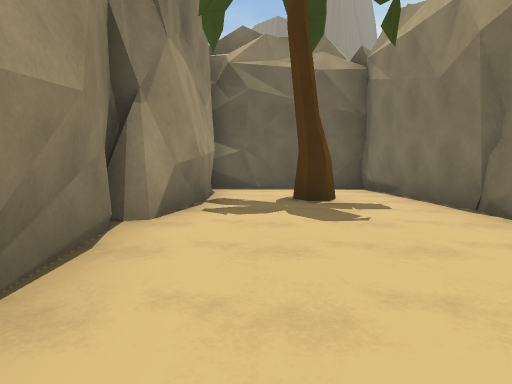
View 1 (above)

24 first-person views from a walk through a Unity game level. The camera is 1.2 m above the floor, tilts 6° down and sees 75° across. The floor is counted in squares, 2 m on a side. Each view is taken from the middle of a square. On the plan, view 1 faces up. The plan holds only what a view shows up to about 10 squares ahead; the rest is blank. The place goes on beyond the plan. The player character is not drawn. Some surface patterns are stand-ins.

View 2
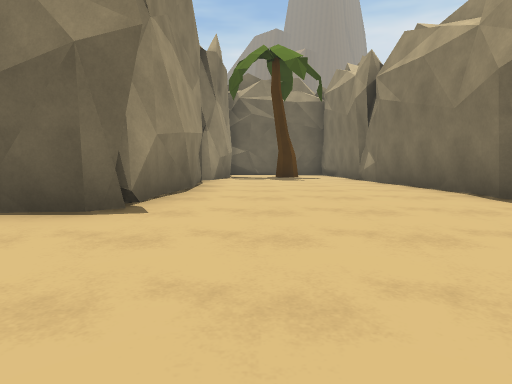

View 3
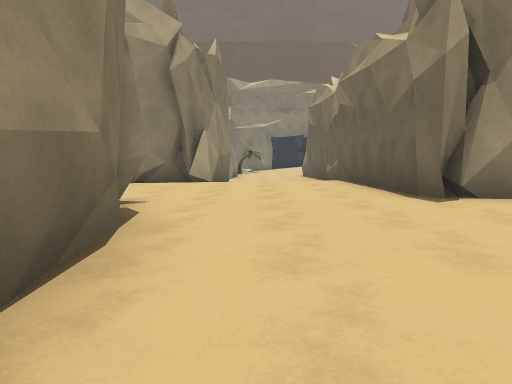

View 4
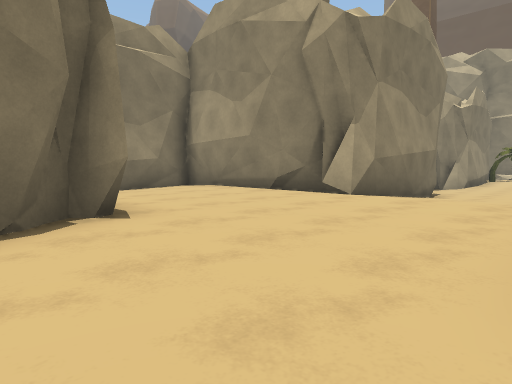

View 5
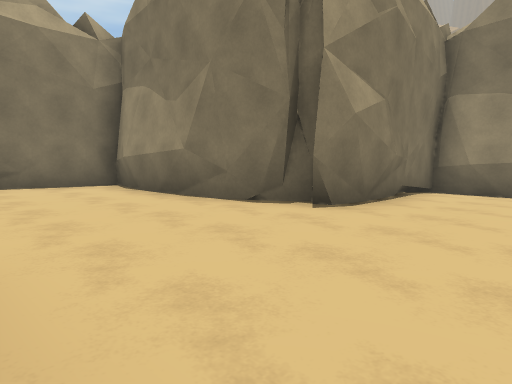

View 6
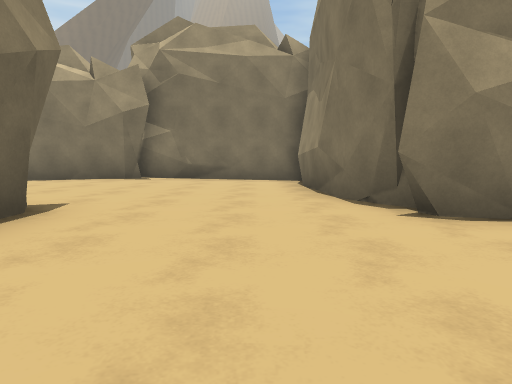

View 7
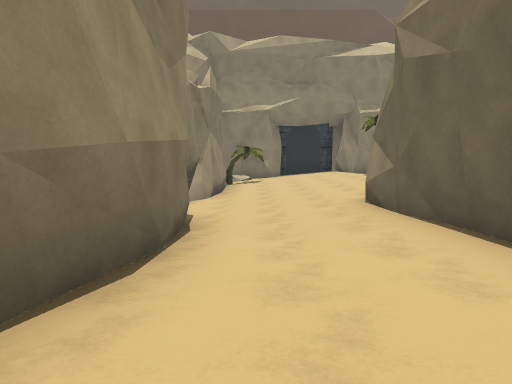

View 8
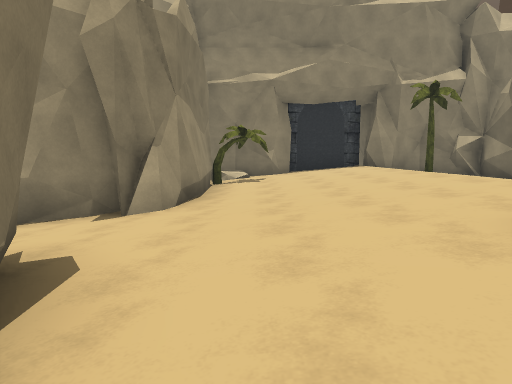

View 9
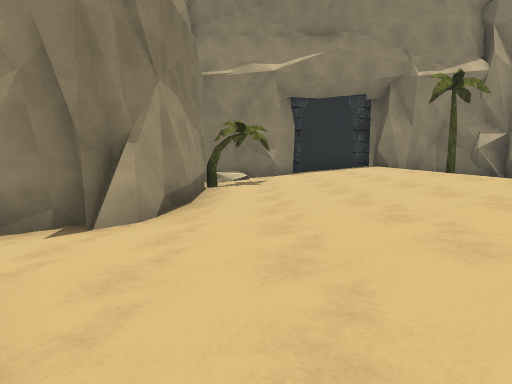

View 10
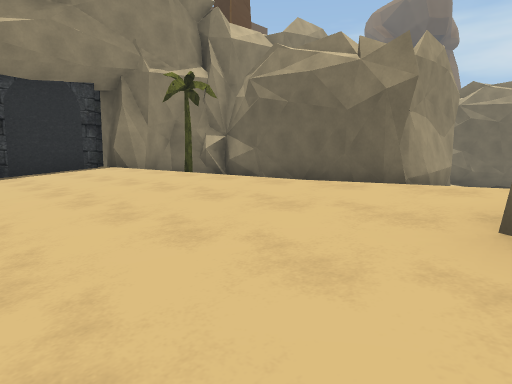

View 11
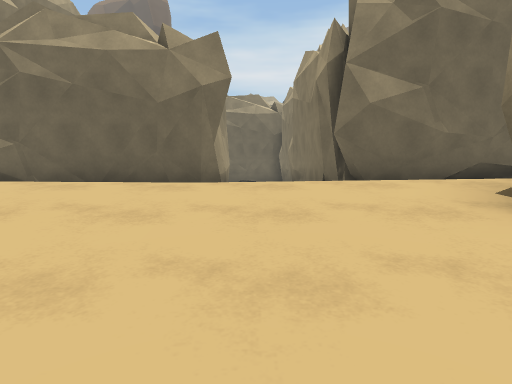

View 12
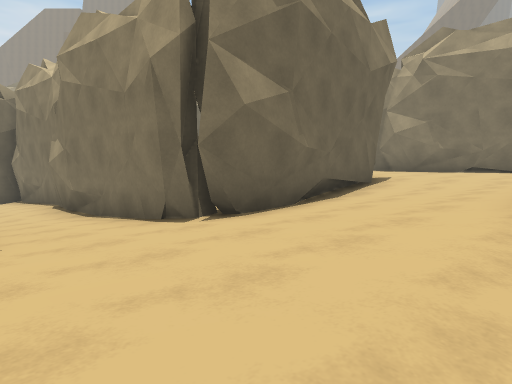

View 13
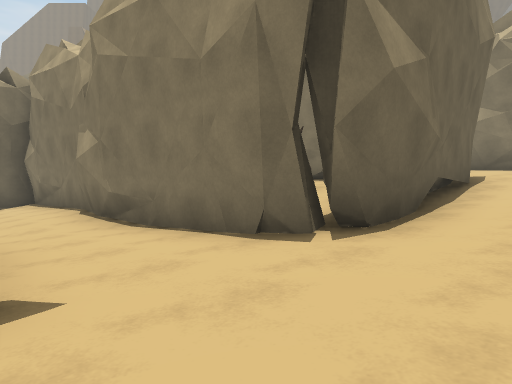

View 14
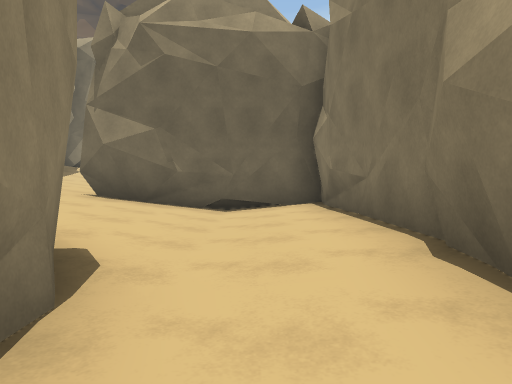

View 15
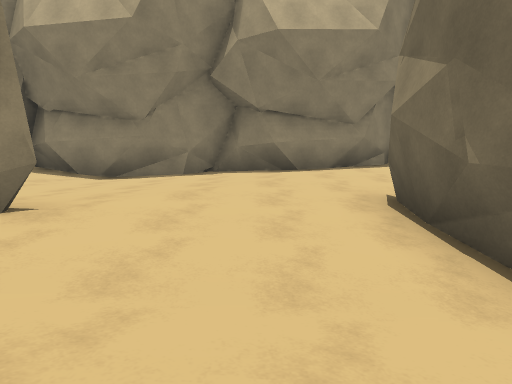

View 16
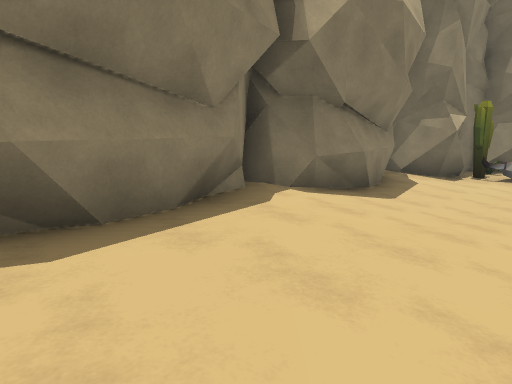

View 17
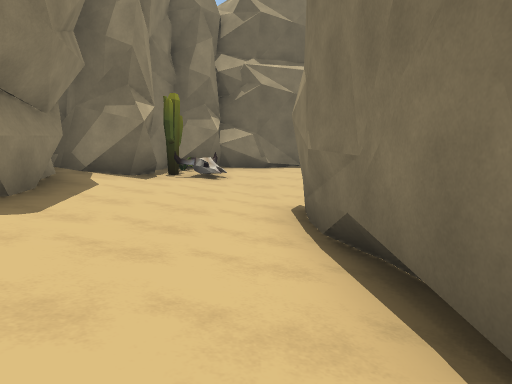

View 18
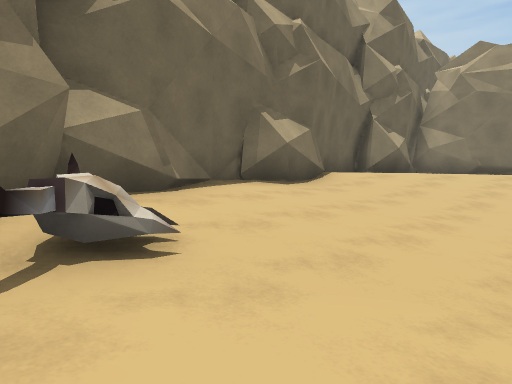

View 19
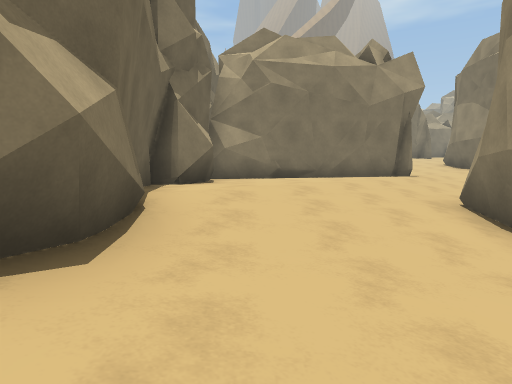

View 20
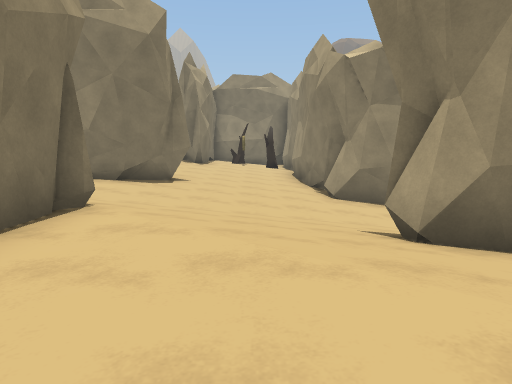

View 21
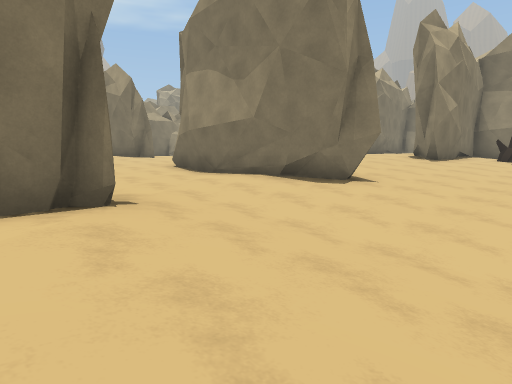

View 22
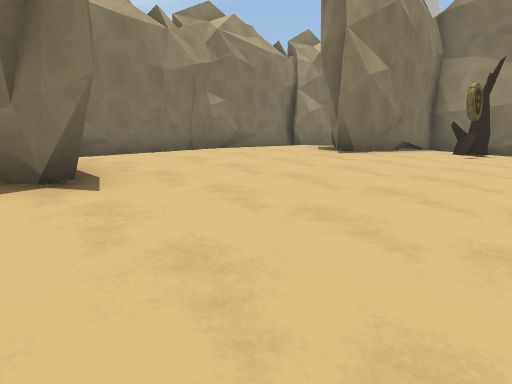

View 23
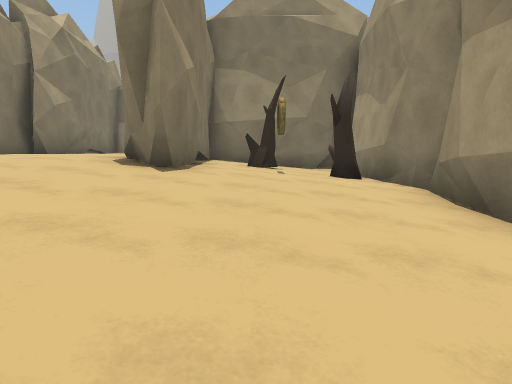

View 24
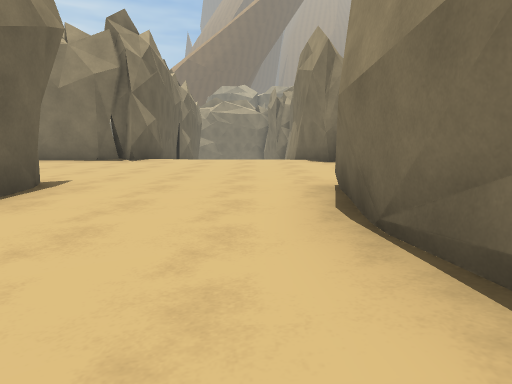

### Floor plan
Key: @ floor where view 1 was taken; # wall or solid block; . main floor; : floor 0.25 m higher than the main floor; - floor 0.25 m lower than the main floor; + floor 0.5 m higher than the main floor; _ floor 0.5 m lower than the main floor; * floor 0.75 m higher than the main floor; < floor 0.75 m lower than the main floor; % floor 1 m higher than the main floor; ( floor 1 m lower than the main floor; & floor 1.25 m higher than the main floor; $ floor 1.5 m higher than the main floor; / step, stairs or slope; T tree; A arch; B bones; C cactus; O other object.
Columns run from 21 left of view 1 to 4 right of it. Each row starts with its distance up from view 1.
 24     ########
 23  ####::##+:####
 22  #O......::::.#
 21  #B..----..::.##        #
 20 ##C-_____-..::.#      %%#
 19 #:.-_<<  #-..:.#     *%%#
 18 ##.-_#   ##-..:#   #+*%%##
 17  #._<#    <__-...::++*%%&
 16 ##-_<#   ((<__-..:++**%%%
 15 #:.-_#   ((<_-..::++**%%%
 14 #:.._#   #<_-..#####**%%%
 13 ##..-######_-.##   #  %###
 12  #...-_((<#-..:+** #
 11  #...-_<<_#..:+****#
 10  #....-__-#.:++*%%%#
  9  #..---__-#.:+*%%%%#
  8  #----#--.#:+*##&&&######
  7  #... ##-.#:+*##&&&##&&&#
  6  #.    #..#T+*%#   ##&&&#
  5        #::#++T%# &&##&T&#
  4        #:+#++*%# &&##&&&#
  3  #######++######&$$#$$$$#
  2  #     ****%%%%&$$$#$$$$#
  1  #     %%%%%%%%&$$$##$$$#
  0 ##   &%%%&&&&&&&$$ ##@$$#
 -1  #&&&&&%&&&     ####$$$$##
 -2  A%%%%%%%%#######$$$$$$$$#
 -3  #%%%%****%%%%%&$$$$$$$$$#
 -4  #*T**++++***%%&&$$$$$$$$#
 -5  #/####++++#####&&&&&&####
 -6       ##::##   #&&&&###
 -7        #..     #&&&&#
 -8        #       #&&&&#
 -9                #&&&&#
-10                #%####
-11                ###

Where each view was taken, in squares from view 1:
view 1: 0 up, 0 right, facing up
view 2: 5 down, 0 right, facing up
view 3: 4 down, 3 right, facing left
view 4: 2 down, 0 right, facing down-left
view 5: 2 down, 4 left, facing down-right
view 6: 4 down, 5 left, facing right
view 7: 4 down, 5 left, facing left
view 8: 4 down, 9 left, facing left
view 9: 4 down, 10 left, facing left
view 10: 4 down, 11 left, facing up-left
view 11: 4 down, 13 left, facing up
view 12: 1 down, 14 left, facing up-right
view 13: 1 up, 14 left, facing up-right
view 14: 6 up, 13 left, facing up
view 15: 11 up, 12 left, facing left
view 16: 11 up, 17 left, facing up-left
view 17: 13 up, 17 left, facing up
view 18: 19 up, 19 left, facing up-right
view 19: 22 up, 16 left, facing right
view 20: 22 up, 9 left, facing down
view 21: 19 up, 10 left, facing down-right
view 22: 14 up, 10 left, facing down-right
view 23: 13 up, 8 left, facing down
view 24: 15 up, 6 left, facing right
